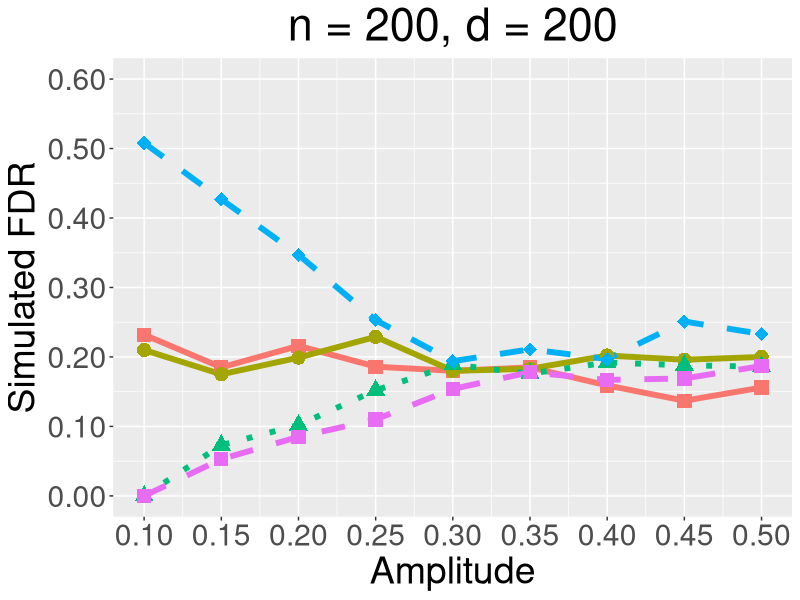
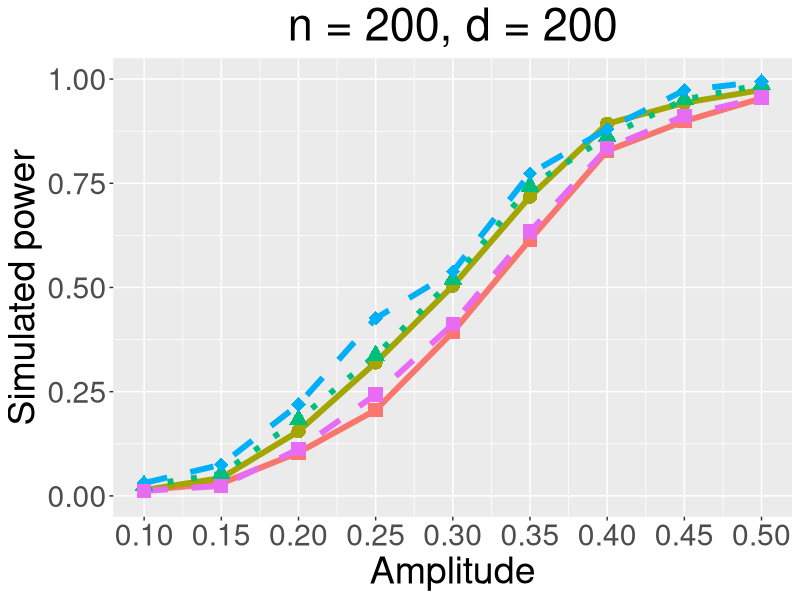
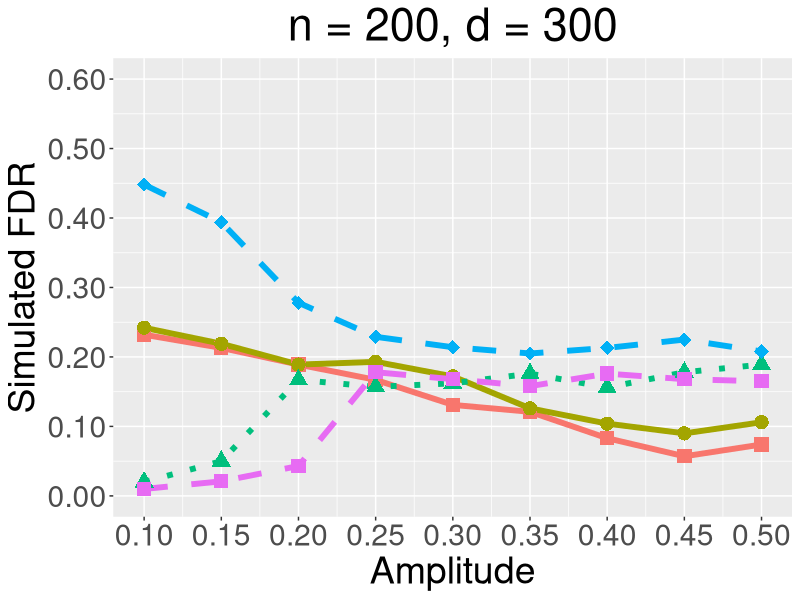
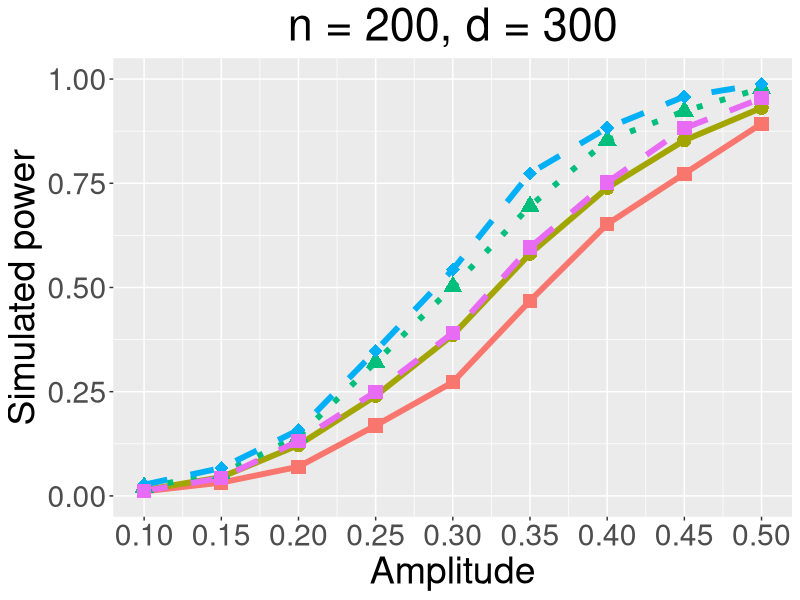
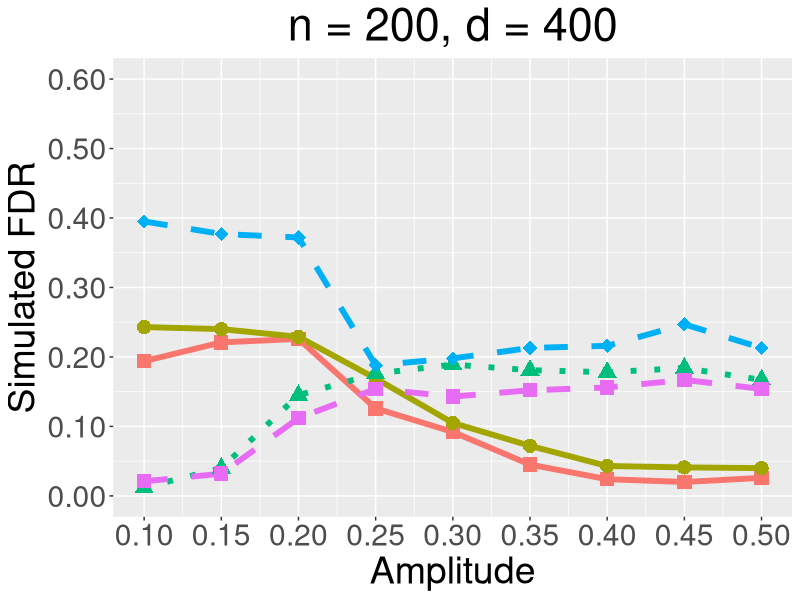
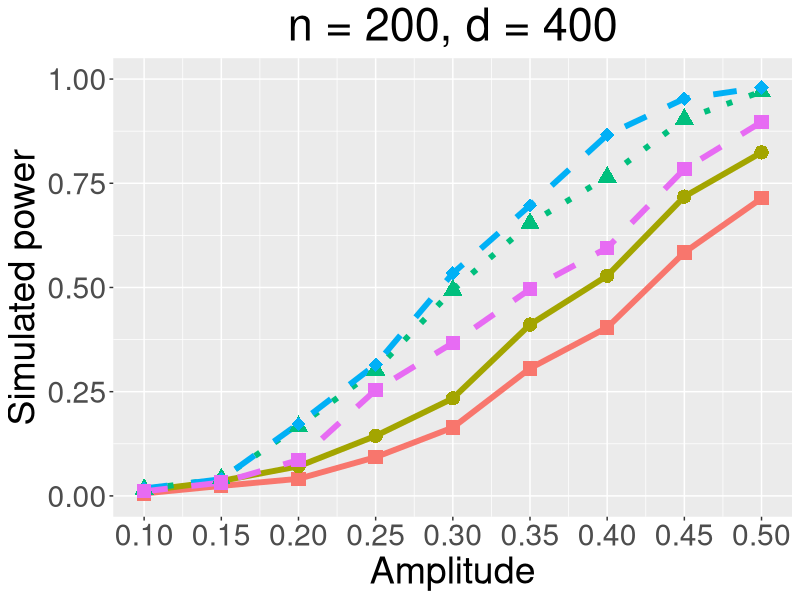

Source code (R) for these figures, in order:
library(ggplot2)
# This script presents the results under S2 with FDR level = 0.05.
# We will construct 6 figures, which are 
# 1, n = 200; p = 1*n, 1.5*n, 2*n; rho;
# 2, n = 500; p = 1*n, 1.5*n, 2*n; rho;
# 3, n = 200; p = 1*n, 1.5*n, 2*n; rho;
# 4, n = 500; p = 1*n, 1.5*n, 2*n; rho;
# 5, n = 200; p = 1*n, 1.5*n, 2*n; amp;
# 6, n = 500; p = 1*n, 1.5*n, 2*n; amp.
# Each figure will include 6 subfigures. This script will draw total 36 figures.

# First step, we record the data. Second step, we draw the figure.
# 1st column, 1p method; 2nd column, 2p method; 3rd column, knockoff method.
# Row: larger parameters.

# Figure 1

n200p1fdr_02 = matrix(c(
                         0.232,0.210,0,0.508,0,
                         0.185,0.175,0.073,0.427,0.053,
                         0.216,0.199,0.102,0.347,0.085,
                         0.186,0.229,0.152,0.253,0.110,
                         0.180,0.180,0.189,0.194,0.154,
                         0.185,0.183,0.176,0.211,0.178,
                         0.159,0.202,0.192,0.197,0.167,
                         0.137,0.196,0.188,0.251,0.169,
                         0.156,0.200,0.186,0.233,0.187),
                       byrow = TRUE, nrow = 9, ncol = 5)


n200p1power_02 = matrix(c(
                           0.014,0.014,0.025,0.031,0.012,
                           0.030,0.043,0.053,0.075,0.024,
                           0.104,0.155,0.183,0.219,0.112,
                           0.206,0.320,0.337,0.426,0.243,
                           0.393,0.504,0.519,0.538,0.412,
                           0.615,0.718,0.743,0.773,0.634,
                           0.828,0.893,0.862,0.880,0.834,
                           0.899,0.943,0.951,0.973,0.912,
                           0.954,0.974,0.987,0.994,0.956),
                         byrow = TRUE, nrow = 9, ncol = 5)




n200p1.5fdr_02 = matrix(c(
                           0.232,0.242,0.020,0.448,0.010,
                           0.213,0.219,0.050,0.394,0.021,
                           0.189,0.189,0.167,0.278,0.043,
                           0.167,0.193,0.157,0.229,0.178,
                           0.131,0.172,0.162,0.214,0.168,
                           0.121,0.126,0.176,0.205,0.158,
                           0.083,0.104,0.156,0.213,0.176,
                           0.057,0.090,0.178,0.225,0.168,
                           0.074,0.106,0.189,0.208,0.165),
                         byrow = TRUE, nrow = 9, ncol = 5)


n200p1.5power_02 = matrix(c(
                             0.011,0.014,0.021,0.027,0.012,
                             0.032,0.045,0.053,0.067,0.043,
                             0.070,0.122,0.143,0.158,0.132,
                             0.169,0.240,0.321,0.348,0.250,
                             0.273,0.386,0.502,0.543,0.391,
                             0.468,0.581,0.695,0.774,0.596,
                             0.652,0.739,0.853,0.883,0.752,
                             0.773,0.853,0.923,0.958,0.882,
                             0.893,0.931,0.978,0.988,0.954),
                           byrow = TRUE, nrow = 9, ncol = 5)



# Figure 2

n200p2fdr_02 = matrix(c(
                         0.194,0.243,0.012,0.395,0.021,
                         0.221,0.240,0.040,0.377,0.032,
                         0.226,0.229,0.145,0.372,0.112,
                         0.126,0.169,0.176,0.188,0.154,
                         0.092,0.105,0.189,0.198,0.143,
                         0.045,0.072,0.181,0.213,0.152,
                         0.024,0.043,0.178,0.216,0.156,
                         0.020,0.041,0.184,0.247,0.167,
                         0.026,0.040,0.167,0.213,0.154),
                       byrow = TRUE, nrow = 9, ncol = 5)


n200p2power_02 = matrix(c(
                           0.006,0.012,0.016,0.018,0.011,
                           0.024,0.036,0.041,0.040,0.032,
                           0.041,0.071,0.167,0.173,0.086,
                           0.093,0.144,0.302,0.315,0.254,
                           0.164,0.234,0.494,0.534,0.367,
                           0.306,0.411,0.654,0.697,0.496,
                           0.404,0.528,0.765,0.866,0.595,
                           0.584,0.718,0.904,0.953,0.784,
                           0.714,0.824,0.970,0.980,0.897),
                         byrow = TRUE, nrow = 9, ncol = 5)




# Amplitude, 12 figures


# Figure 1-1

# Set x label, it is public.
amplevel = rep(c(0.1,0.15,0.2,0.25,0.3,0.35,0.4,0.45,0.5), times = 5)
# Set the type of methods, it is public.
type = rep(c('A','B','C','D','E'), each = 9)

points = c('A' = 15, 'B' = 16, 'C' = 17, 'D' = 18, 'E' = 15)

# Read the data into dataframe.
fdr11 = c(n200p1fdr_02[,1], n200p1fdr_02[,2], n200p1fdr_02[,3], n200p1fdr_02[,4], n200p1fdr_02[,5])
df11 = data.frame(amplevel = amplevel, type = type, fdr = fdr11)

# DRAW
n200p200fdr_02 = 
  ggplot(data = df11, mapping = aes(x = amplevel, y = fdr, colour = type, shape = type, linetype = type)) + scale_linetype_manual(values=c("solid", "solid", "dotted", "dashed", "dashed")) + scale_shape_manual(values = points)+ geom_line(linewidth = 2) + geom_point(size = 4.5) + scale_x_continuous(name = "Amplitude", breaks = seq(0.1, 0.5, by = 0.05), labels = c("0.10", "0.15", "0.20", "0.25", "0.30", "0.35", "0.40", "0.45","0.50"), limits = c(0.1, 0.5)) + scale_y_continuous(name = "Simulated FDR", breaks = seq(0, 0.6, by = 0.1), labels = c("0.00","0.10", "0.20", "0.30", "0.40", "0.50", "0.60"), limits = c(0,0.6)) + ggtitle("n = 200, d = 200") + theme(legend.position = 'none', text = element_text(size = 27), plot.title = element_text(hjust = 0.5)) 

# SAVE
ggsave("n200p200fdr_02.pdf", device = "pdf", path = "C:/Users/朱正天/Desktop/Knockoff_code/Knockoff_pre/S2", width = 8, height = 6)


# Figure 1-2

# Read the data into dataframe.
pwr12 = c(n200p1power_02[,1], n200p1power_02[,2], n200p1power_02[,3], n200p1power_02[,4], n200p1power_02[,5])
df12 = data.frame(amplevel = amplevel, type = type, power = pwr12)

# DRAW
n200p200power_02 = 
  ggplot(data = df12, mapping = aes(x = amplevel, y = power, colour = type, shape = type, linetype = type)) + scale_linetype_manual(values=c("solid", "solid", "dotted", "dashed", "dashed")) + scale_shape_manual(values = points)+ geom_line(linewidth = 2) + geom_point(size = 4.5) + scale_x_continuous(name = "Amplitude", breaks = seq(0.1, 0.5, by = 0.05), labels = c("0.10", "0.15", "0.20", "0.25", "0.30", "0.35", "0.40", "0.45","0.50"), limits = c(0.1, 0.5)) + scale_y_continuous(name = "Simulated power", breaks = seq(0, 1, by = 0.25), labels = c("0.00","0.25", "0.50", "0.75", "1.00"), limits = c(0,1)) + ggtitle("n = 200, d = 200") + theme(legend.position = 'none', text = element_text(size = 27), plot.title = element_text(hjust = 0.5))

# SAVE
ggsave("n200p200power_02.pdf", device = "pdf", path = "C:/Users/朱正天/Desktop/Knockoff_code/Knockoff_pre/S2", width = 8, height = 6)


# Figure 1-3

# Read the data into dataframe.
fdr13 = c(n200p1.5fdr_02[,1], n200p1.5fdr_02[,2], n200p1.5fdr_02[,3], n200p1.5fdr_02[,4], n200p1.5fdr_02[,5])
df13 = data.frame(amplevel = amplevel, type = type, fdr = fdr13)

# DRAW
n200p300fdr_02 = 
  ggplot(data = df13, mapping = aes(x = amplevel, y = fdr, colour = type, shape = type, linetype = type)) + scale_linetype_manual(values=c("solid", "solid", "dotted", "dashed", "dashed")) + scale_shape_manual(values = points)+ geom_line(linewidth = 2) + geom_point(size = 4.5) + scale_x_continuous(name = "Amplitude", breaks = seq(0.1, 0.5, by = 0.05), labels = c("0.10", "0.15", "0.20", "0.25", "0.30", "0.35", "0.40", "0.45","0.50"), limits = c(0.1, 0.5)) + scale_y_continuous(name = "Simulated FDR", breaks = seq(0, 0.6, by = 0.1), labels = c("0.00","0.10", "0.20", "0.30", "0.40", "0.50", "0.60"), limits = c(0,0.6)) + ggtitle("n = 200, d = 300") + theme(legend.position = 'none', text = element_text(size = 27), plot.title = element_text(hjust = 0.5)) 

# SAVE
ggsave("n200p300fdr_02.pdf", device = "pdf", path = "C:/Users/朱正天/Desktop/Knockoff_code/Knockoff_pre/S2", width = 8, height = 6)


# Figure 1-4

# Read the data into dataframe.
pwr14 = c(n200p1.5power_02[,1], n200p1.5power_02[,2], n200p1.5power_02[,3], n200p1.5power_02[,4], n200p1.5power_02[,5])
df14 = data.frame(amplevel = amplevel, type = type, power = pwr14)

# DRAW
n200p300power_02 = 
  ggplot(data = df14, mapping = aes(x = amplevel, y = power, colour = type, shape = type, linetype = type)) + scale_linetype_manual(values=c("solid", "solid", "dotted", "dashed", "dashed")) + scale_shape_manual(values = points)+ geom_line(linewidth = 2) + geom_point(size = 4.5) + scale_x_continuous(name = "Amplitude", breaks = seq(0.1, 0.5, by = 0.05), labels = c("0.10", "0.15", "0.20", "0.25", "0.30", "0.35", "0.40", "0.45","0.50"), limits = c(0.1, 0.5)) + scale_y_continuous(name = "Simulated power", breaks = seq(0, 1, by = 0.25), labels = c("0.00","0.25", "0.50", "0.75", "1.00"), limits = c(0,1)) + ggtitle("n = 200, d = 300") + theme(legend.position = 'none', text = element_text(size = 27), plot.title = element_text(hjust = 0.5))

# SAVE
ggsave("n200p300power_02.pdf", device = "pdf", path = "C:/Users/朱正天/Desktop/Knockoff_code/Knockoff_pre/S2", width = 8, height = 6)


# Figure 1-9

# Read the data into dataframe.
fdr19 = c(n200p2fdr_02[,1], n200p2fdr_02[,2], n200p2fdr_02[,3], n200p2fdr_02[,4], n200p2fdr_02[,5])
df19 = data.frame(amplevel = amplevel, type = type, fdr = fdr19)

# DRAW
n200p400fdr_02 = 
  ggplot(data = df19, mapping = aes(x = amplevel, y = fdr, colour = type, shape = type, linetype = type)) + scale_linetype_manual(values=c("solid", "solid", "dotted", "dashed", "dashed")) + scale_shape_manual(values = points)+ geom_line(linewidth = 2) + geom_point(size = 4.5) + scale_x_continuous(name = "Amplitude", breaks = seq(0.1, 0.5, by = 0.05), labels = c("0.10", "0.15", "0.20", "0.25", "0.30", "0.35", "0.40", "0.45","0.50"), limits = c(0.1, 0.5)) + scale_y_continuous(name = "Simulated FDR", breaks = seq(0, 0.6, by = 0.1), labels = c("0.00","0.10", "0.20", "0.30", "0.40", "0.50", "0.60"), limits = c(0,0.6)) + ggtitle("n = 200, d = 400") + theme(legend.position = 'none', text = element_text(size = 27), plot.title = element_text(hjust = 0.5)) 

# SAVE
ggsave("n200p400fdr_02.pdf", device = "pdf", path = "C:/Users/朱正天/Desktop/Knockoff_code/Knockoff_pre/S2", width = 8, height = 6)


# Figure 1-10

# Read the data into dataframe.
pwr110 = c(n200p2power_02[,1], n200p2power_02[,2], n200p2power_02[,3], n200p2power_02[,4], n200p2power_02[,5])
df110 = data.frame(amplevel = amplevel, type = type, power = pwr110)

# DRAW
n200p400power_02 = 
  ggplot(data = df110, mapping = aes(x = amplevel, y = power, colour = type, shape = type, linetype = type)) + scale_linetype_manual(values=c("solid", "solid", "dotted", "dashed", "dashed")) + scale_shape_manual(values = points)+ geom_line(linewidth = 2) + geom_point(size = 4.5) + scale_x_continuous(name = "Amplitude", breaks = seq(0.1, 0.5, by = 0.05), labels = c("0.10", "0.15", "0.20", "0.25", "0.30", "0.35", "0.40", "0.45","0.50"), limits = c(0.1, 0.5)) + scale_y_continuous(name = "Simulated power", breaks = seq(0, 1, by = 0.25), labels = c("0.00","0.25", "0.50", "0.75", "1.00"), limits = c(0,1)) + ggtitle("n = 200, d = 400") + theme(legend.position = 'none', text = element_text(size = 27), plot.title = element_text(hjust = 0.5))

# SAVE
ggsave("n200p400power_02.pdf", device = "pdf", path = "C:/Users/朱正天/Desktop/Knockoff_code/Knockoff_pre/S2", width = 8, height = 6)






